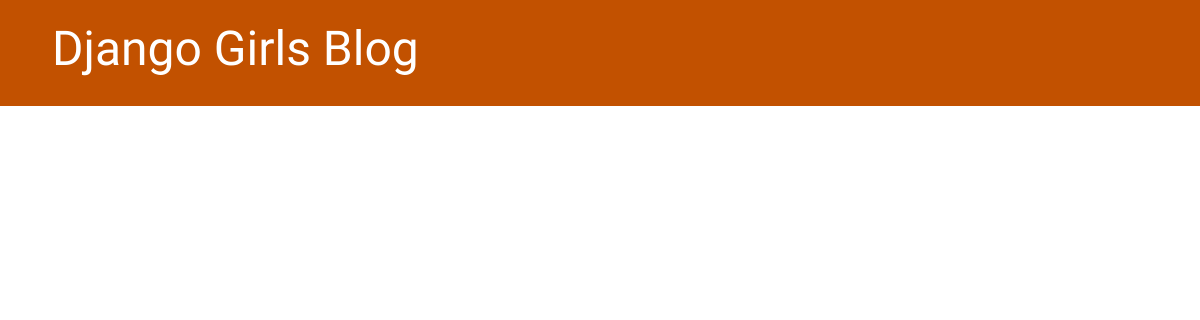
Before: / with the older database file.
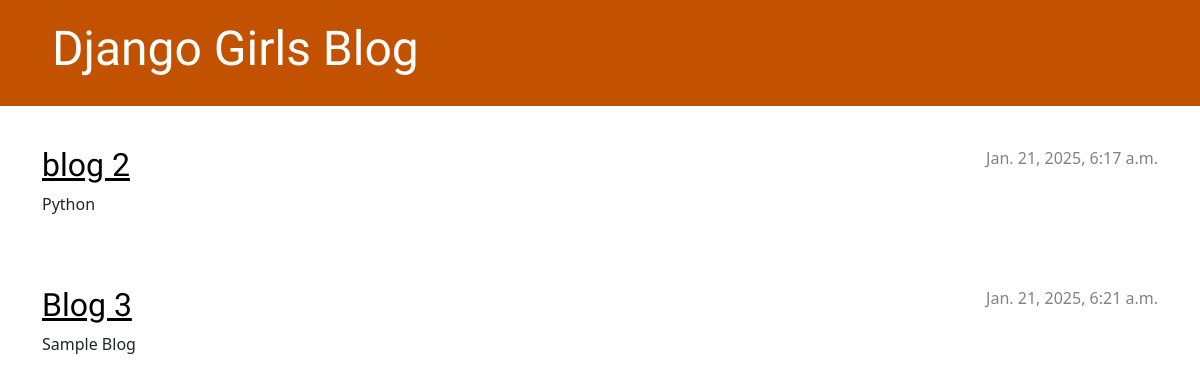
After: the same page with the newer database file.
### blog/models.py (models this page shows, shortened)
class Post(models.Model):
    author = models.ForeignKey(settings.AUTH_USER_MODEL, on_delete=models.CASCADE)
    title = models.CharField(max_length=200)
    text = models.TextField()
    created_date = models.DateTimeField(default=timezone.now)
    published_date = models.DateTimeField(blank=True, null=True)

### blog/views.py (the view)
# urls.py: path('', views.post_list, name='post_list'),
def post_list(request):
    posts = Post.objects.filter(published_date__lte=timezone.now()).order_by('published_date')
    return render(request, 'blog/post_list.html', {'posts': posts})

### blog/templates/blog/post_list.html
{% extends 'blog/base.html' %} {% block content %} {% for post in posts %}
<article class="post">
  <time class="date"> {{ post.published_date }} </time>
  <h2><a href="{% url 'post_detail' pk=post.pk %}">{{ post.title }}</a></h2>
  <p>{{ post.text|linebreaksbr }}</p>
</article>
{% endfor %} {% endblock %}

### blog/templates/blog/base.html (shortened to what this page needs)
{% load static %}
<!DOCTYPE html>
<html>
  <head>
    <link
      rel="stylesheet"
      href="https://cdn.jsdelivr.net/npm/bootstrap@5.3.3/dist/css/bootstrap.min.css"
    />
    <link rel="stylesheet" href="{% static 'css/blog.css' %}" />
  </head>
  <body>
    <header class="page-header">
      <div class="container">
        <h1><a href="/">Django Girls Blog</a></h1>
      </div>
    </header>
    <main class="content container">
      <div class="row">
        <div class="col">{% block content %} {% endblock %}</div>
      </div>
    </main>
  </body>
</html>

### blog/static/css/blog.css (style rules this page uses)
h1 a, h2 a { color: #c25100; font-family: "Lobster"; }
.page-header { background-color: #c25100; margin-top: 0; margin-bottom: 40px; padding: 20px 20px 20px 40px; }
.page-header h1, .page-header h1 a, .page-header h1 a:visited, .page-header h1 a:active { color: #ffffff; font-size: 36pt; text-decoration: none; }
h1, h2, h3, h4 { font-family: "Lobster", cursive; }
.date { color: #828282; }
.post { margin-bottom: 70px; }
.post h2 a, .post h2 a:visited { color: #000000; }
.post > .date, .post > .actions { float: right; }

Changed rows visible on the page:
added Post: published_date "Jan. 21, 2025, 6:17 a.m.", title "blog 2", text "Python"
added Post: published_date "Jan. 21, 2025, 6:21 a.m.", title "Blog 3", text "Sample Blog"
